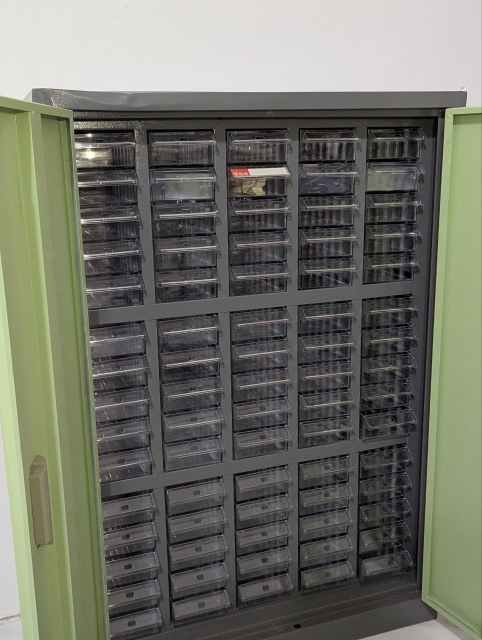
#> input picture fotos/armario-1-g.jpg, 964 x 1280 px, given in place of 20261121_032349_703_foto.jpg, which was not available (shown at 1/2 size)
$ python gerar_compartilhar.py fotos fotos/armario-4-g.jpg
#> lines starting #> are read from the running program, lines starting #| are printed output that depends on the picture
"""Gera compartilhar.jpg (1200 x 630), a imagem que aparece quando o link é colado no WhatsApp.

Uso: python gerar_compartilhar.py PASTA_DAS_FOTOS_ORIGINAIS PASTA_DA_FONTE_SHANTELL
"""
import sys

from PIL import Image, ImageDraw, ImageFilter, ImageFont, ImageOps

ORIGEM, FONTE = sys.argv[1], sys.argv[2]
W, H = 1200, 630
TINTA = (34, 50, 77)
fb = ImageFont.truetype(FONTE + "/Shantell_Sans-Normal-ExtraBold.otf", 78)
fm = ImageFont.truetype(FONTE + "/Shantell_Sans-Normal-SemiBold.otf", 31)

bg = Image.new("RGBA", (W, H), "#d6e2d1")
camada = Image.new("RGBA", (W, H), (0, 0, 0, 0))
#> camada: PIL image 1200x630 RGBA; every value is 0
dl = ImageDraw.Draw(camada)
fraco = (34, 50, 77, 22)
for x in range(0, W, 120):
    for y in range(0, H, 120):
        dl.rectangle([x + 12, y + 22, x + 30, y + 50], outline=fraco, width=2)
        dl.ellipse([x + 45, y + 33, x + 59, y + 47], outline=fraco, width=2)
        dl.line([x + 52, y + 47, x + 52, y + 55], fill=fraco, width=2)
        dl.polygon([(x + 70, y + 108), (x + 70, y + 88), (x + 81, y + 79), (x + 92, y + 88), (x + 92, y + 108)], outline=fraco)
bg = Image.alpha_composite(bg, camada)


def colar(img, pos):
    sombra = Image.new("RGBA", img.size, (0, 0, 0, 0))
    sombra.paste((0, 0, 0, 65), (0, 0), img.split()[3])
    sombra = sombra.filter(ImageFilter.GaussianBlur(8))
    bg.alpha_composite(sombra, (pos[0] + 4, pos[1] + 10))
    bg.alpha_composite(img, pos)


FOTOS = [
    ("Samsung Galaxy smartwatch4/20261121_032349_703_foto.jpg", -7, (560, 40)),
    ("máquina de lavar Samsung/20261117_171900_37_foto.jpg", 5, (800, 30)),
    ("carrinho controle remoto Traxxas/20261117_193509_169_foto.jpg", -3, (640, 300)),
    ("panela elétrica morphy richards e acessórios/20261117_201024_229_foto.jpg", 6, (890, 310)),
]
FITAS = [(240, 205, 96, 210), (160, 200, 220, 210)]
for i, (f, giro, pos) in enumerate(FOTOS):
    im = ImageOps.exif_transpose(Image.open(f"{ORIGEM}/{f}")).convert("RGB")
#> im is the input picture: PIL image 964x1280 RGB; mean R, G, B 111.7, 112.8, 102.6
    s = min(im.size)
#> s = 964
    im = im.crop(((im.width - s) // 2, (im.height - s) // 2, (im.width + s) // 2, (im.height + s) // 2)).resize((230, 230))
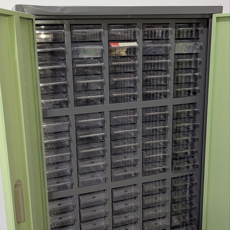
#> im: PIL image 230x230 RGB; mean R, G, B 96.7, 98.4, 87.2
    nota = Image.new("RGBA", (254, 280), (255, 254, 248, 255))
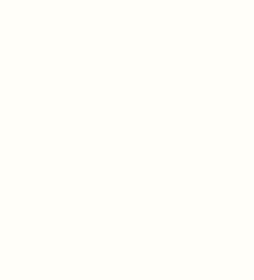
#> nota: PIL image 254x280 RGBA; mean R, G, B, A 255, 254, 248, 255
    nota.paste(im, (12, 12))
    nota.alpha_composite(Image.new("RGBA", (90, 26), FITAS[i % 2]), (82, 0))
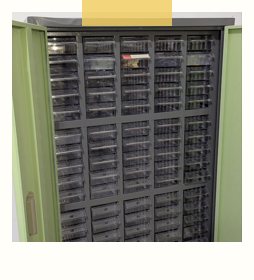
#> nota: PIL image 254x280 RGBA; mean R, G, B, A 138.2, 138.3, 125.6, 255
    colar(nota.rotate(giro, expand=True, resample=Image.BICUBIC), pos)
#> in colar, `sombra = Image.new("RGBA", img.size, (0, 0, 0, 0))`: sombra: PIL image 288x310 RGBA; every value is 0
#> in colar, `sombra.paste((0, 0, 0, 65), (0, 0), img.split()[3])`:
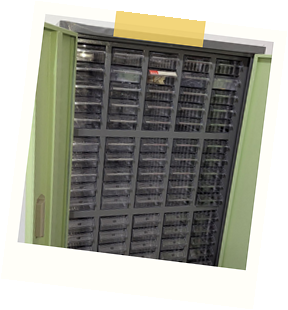
#> img: PIL image 288x310 RGBA; mean R, G, B, A 109.8, 109.8, 99.7, 203.1; transparent parts drawn white
#> in colar, `sombra = sombra.filter(ImageFilter.GaussianBlur(8))`:
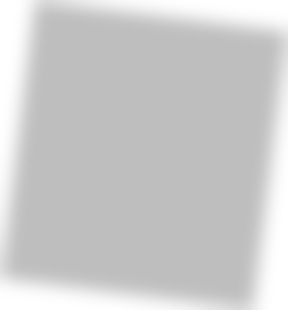
#> sombra: PIL image 288x310 RGBA; mean R, G, B, A 0, 0, 0, 51.6; transparent parts drawn white
#> in colar, `bg.alpha_composite(sombra, (pos[0] + 4, pos[1] + 10))`:
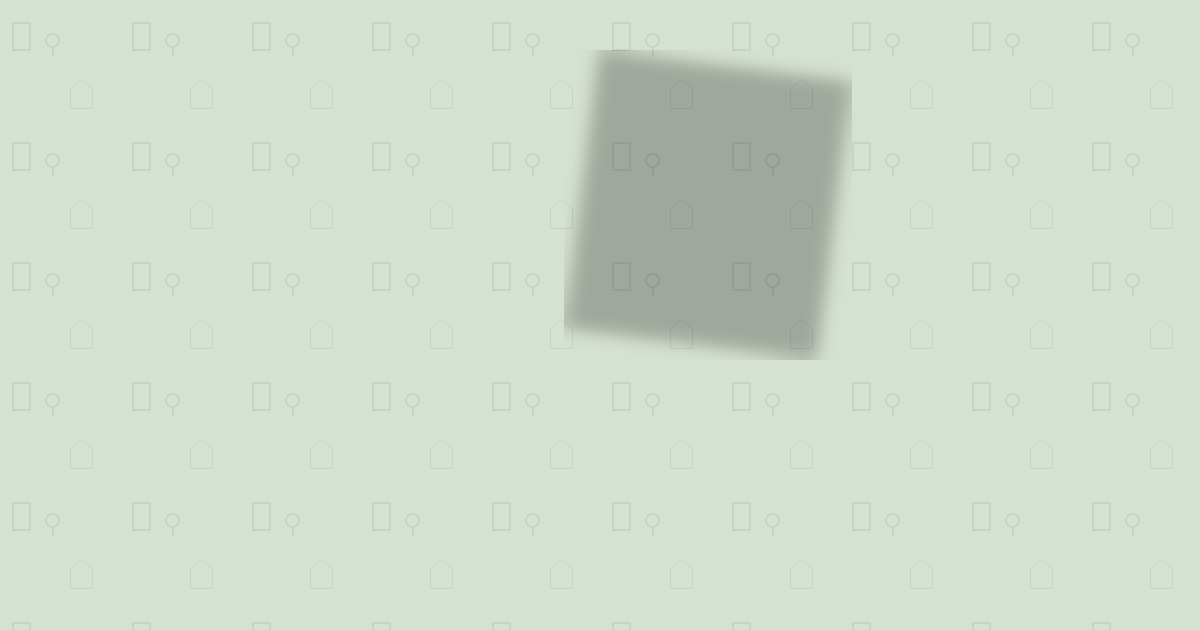
#> bg: PIL image 1200x630 RGBA; mean R, G, B, A 208.5, 220.2, 203.8, 255
#> in colar, `bg.alpha_composite(img, pos)`:
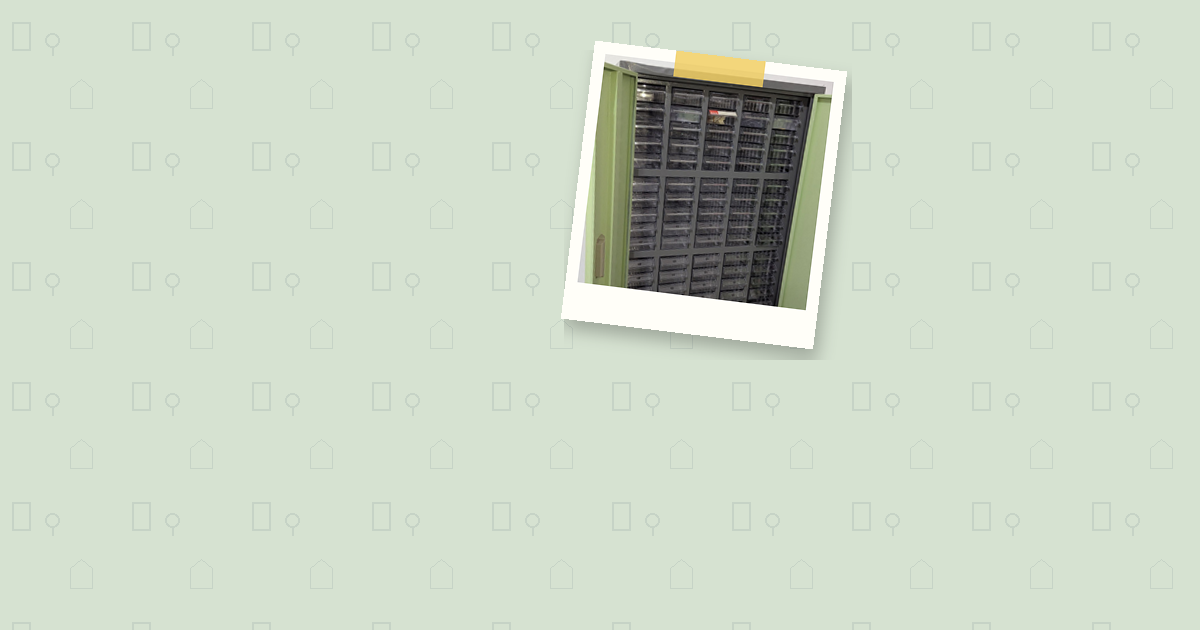
#> bg: PIL image 1200x630 RGBA; mean R, G, B, A 206.2, 217, 200.6, 255
#> pass 2 of the loop `for i, (f, giro, pos) in enumerate(FOTOS):`:
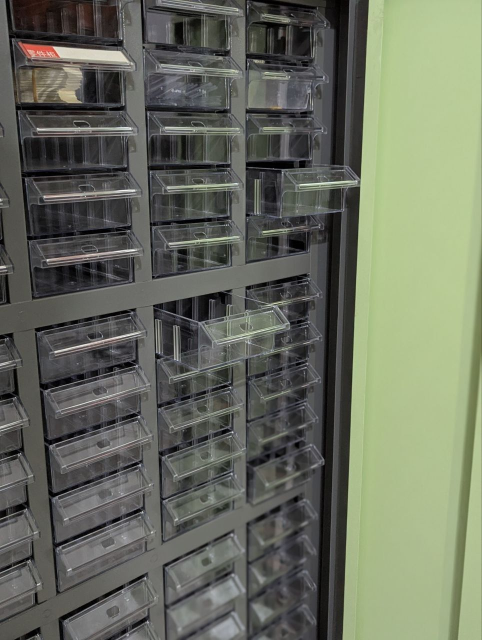
#> input picture fotos/armario-4-g.jpg, 964 x 1280 px, given in place of 20261117_171900_37_foto.jpg, which was not available (shown at 1/2 size)
#> im is the input picture: PIL image 964x1280 RGB; mean R, G, B 104.5, 109.1, 94.8
#> im: PIL image 230x230 RGB
#> img: PIL image 278x302 RGBA
#> in colar (call 2), `sombra = sombra.filter(ImageFilter.GaussianBlur(8))`:
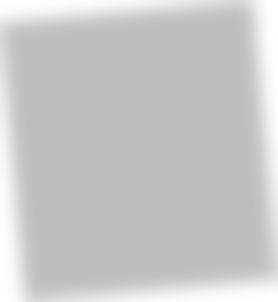
#> sombra: PIL image 278x302 RGBA; mean R, G, B, A 0, 0, 0, 54.7; transparent parts drawn white
#> in colar (call 2), `bg.alpha_composite(img, pos)`:
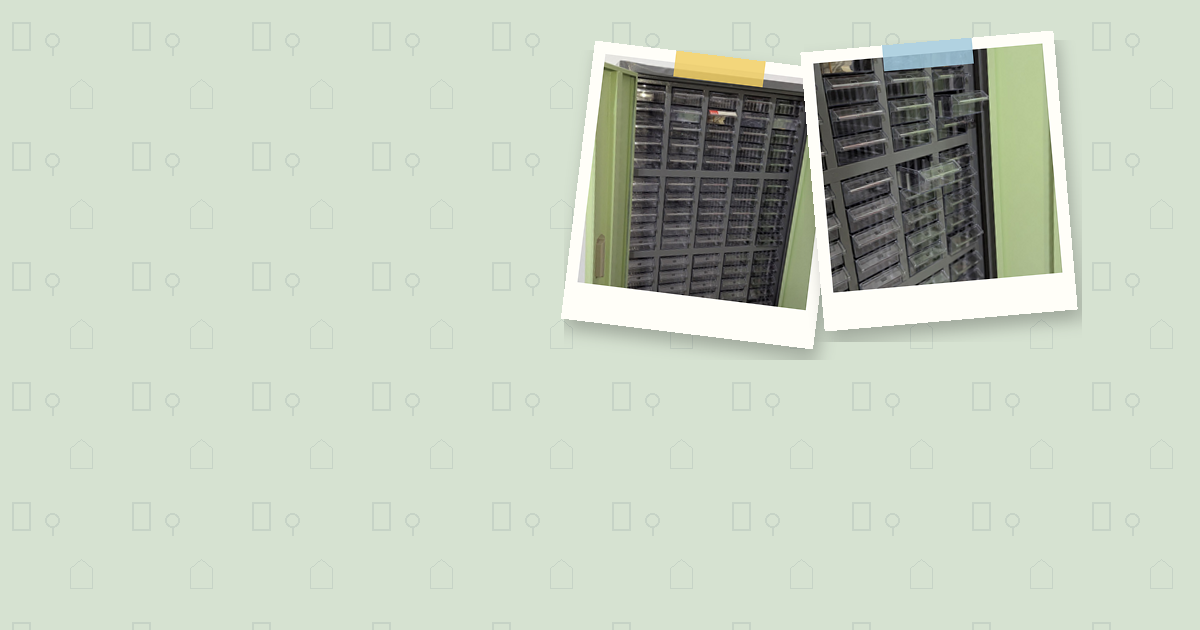
#> bg: PIL image 1200x630 RGBA; mean R, G, B, A 199.3, 209.5, 193.5, 255
#> (the run stopped early here; a loop or call above may not have finished)
